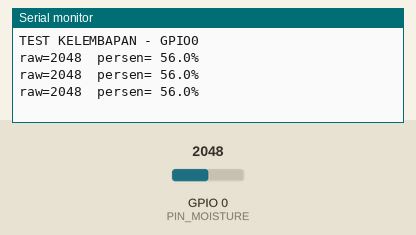
Simulated run of this program. Board: ESP32-C3. Shown: the last lines printed to the serial monitor. The inputs (shaded band) are chosen by the test bench; at power-on: GPIO 0 (PIN_MOISTURE) = 2048 (analog values on the 0–4095 scale).

Above: at 2.7 s.
2.8 s: GPIO 0 (PIN_MOISTURE) set to 2866
At 3.4 s:
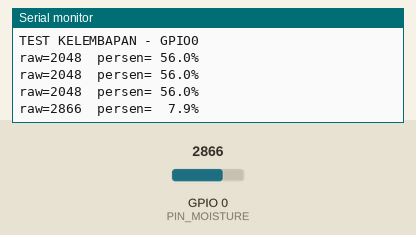
5.0 s: GPIO 0 (PIN_MOISTURE) set to 4090
At 5.4 s:
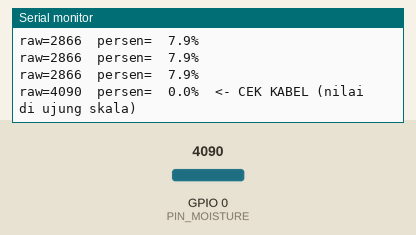
7.0 s: GPIO 0 (PIN_MOISTURE) set to 1228
At 7.4 s:
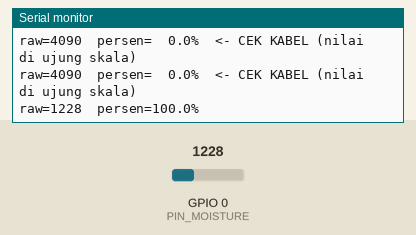
9.0 s: GPIO 0 (PIN_MOISTURE) set to 491
At 9.4 s:
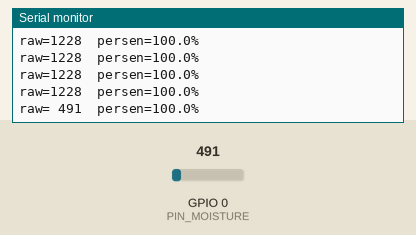
11.0 s: GPIO 0 (PIN_MOISTURE) set to 60
At 11.4 s:
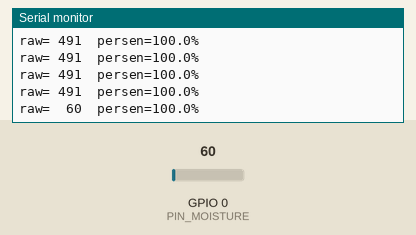
13.0 s: GPIO 0 (PIN_MOISTURE) set to 0
At 13.4 s:
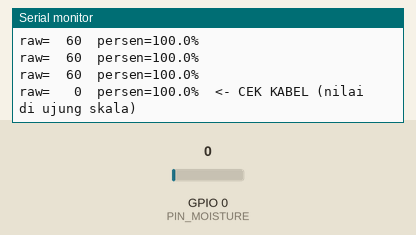

The program:

main.cpp
```cpp
// Moisture sensor test: prints the raw ADC value and % every 500 ms.
// Probe in air -> write the raw value to ADC_DRY. Probe in water -> ADC_WET.
#include <Arduino.h>

// Pins and settings, copied from include/config.h in the main project.
const int PIN_MOISTURE = 0;
const int PIN_TDS = 1;
const int PIN_DS18B20 = 3;
const int PIN_RELAY = 4;
const int PIN_SDA = 8;
const int PIN_SCL = 9;
const uint8_t LCD_ADDR = 0x27;
const int ADC_SAMPLES = 10;
const int ADC_DRY = 3000;
const int ADC_WET = 1300;

float moisturePercent(int adc, int adcDry, int adcWet) {
  float pct = 100.0f * (adcDry - adc) / (float)(adcDry - adcWet);
  return pct < 0 ? 0 : (pct > 100 ? 100 : pct);
}

float ecFromVoltage(float volts, float tempC) {
  float v = volts / (1.0f + 0.02f * (tempC - 25.0f));
  return (133.42f * v * v * v - 255.86f * v * v + 857.39f * v) * 0.5f * 2.0f;
}

void setup() {
  Serial.begin(115200);
  analogReadResolution(12);
  analogSetAttenuation(ADC_11db);
  delay(1500);
  Serial.println("TEST KELEMBAPAN - GPIO0");
}

void loop() {
  long sum = 0;
  for (int i = 0; i < ADC_SAMPLES; i++) sum += analogRead(PIN_MOISTURE);
  int raw = sum / ADC_SAMPLES;
  Serial.printf("raw=%4d  persen=%5.1f%%  %s\n", raw, moisturePercent(raw, ADC_DRY, ADC_WET),
                raw < 50 || raw > 4050 ? "<- CEK KABEL (nilai di ujung skala)" : "");
  delay(500);
}
```

Measured:
- after the input at 2.8 s, the serial monitor: prints a new line after 0.21 s (image 1)
- after the input at 5.0 s, the serial monitor: prints a new line at once (image 2)
- after the input at 7.0 s, the serial monitor: prints a new line at once (image 3)
- after the input at 9.0 s, the serial monitor: prints a new line at once (image 4)
- after the input at 11.0 s, the serial monitor: prints a new line at once (image 5)
- after the input at 13.0 s, the serial monitor: prints a new line at once (image 6)
